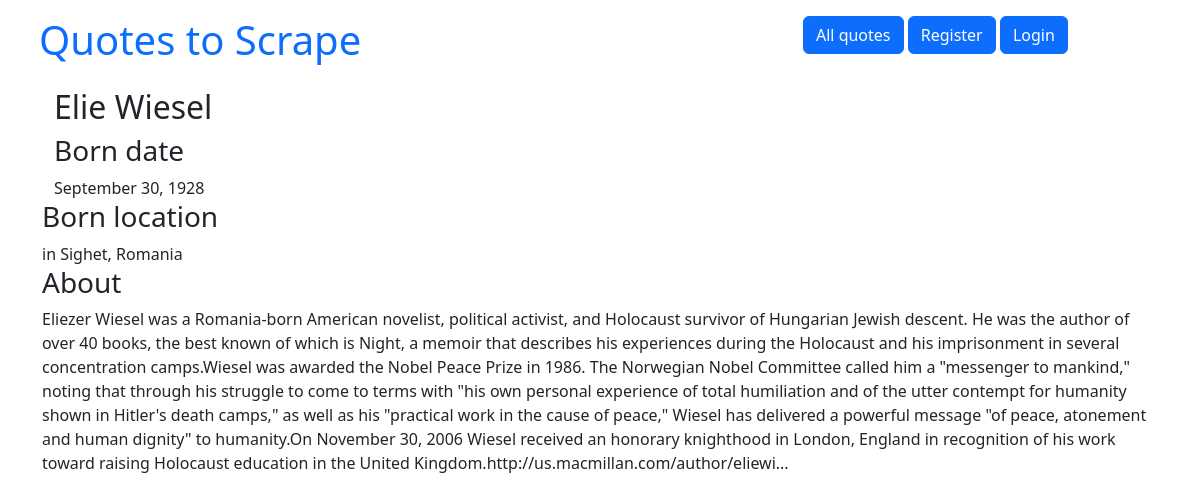
Screenshot of /about/Elie Wiesel/ with the database file from the repository.
### quotes/models.py (models this page shows, shortened)
class Author(models.Model):
    fullname = models.CharField(max_length=50)
    born_date = models.CharField(max_length=50)
    born_location = models.CharField(max_length=50)
    description = models.TextField()
    created_at = models.DateTimeField(auto_now_add=True)
    user = models.ForeignKey(User, blank=True, null=True, on_delete=models.CASCADE, default=None)

### quotes/views.py (the view)
# urls.py: path('about/<str:author_name>/', views.get_author, name='author'),
def get_author(request, author_name):
    author = Author.objects.get(fullname=author_name)
    return render(request, 'quotes/author.html', context={"author": author})

### quotes/templates/quotes/author.html
{% extends 'my_project/base.html' %}
{% block body %}
<div class="container">
    <h2>{{ author.fullname }}</h2>
</div>
<div class="container">
   <h3 class="text" itemprop="text">Born date</h3>
    <span class="text" itemprop="text">{{ author.born_date }}</span>
</div>
</div>
<div class="container">
   <h3 class="text" itemprop="text">Born location</h3>
    <span class="text" itemprop="text">{{ author.born_location }}</span>
</div>
<div class="container">
   <h3 class="text" itemprop="text">About</h3>
    <span class="text" itemprop="text">{{ author.description }}</span>
</div>
{% endblock %}

### rows the page displays
Author: fullname "Elie Wiesel", born_date "September 30, 1928", born_location "in Sighet, Romania", description "Eliezer Wiesel was a Romania-born American novelist, political activist, and Holocaust survivor of Hungarian Jewish descent. He was the author of over 40 books, the best known of which is Night, a memoir that describes his experiences during the Holocaust and his imprisonment in several concentration camps.Wiesel was awarded the Nobel Peace Prize in 1986. The Norwegian Nobel Committee called him a \"messenger to mankind,\" noting that through his struggle to come to terms with \"his own personal experience of total humiliation and of the utter contempt for humanity shown in Hitler's death camps,\" as well as his \"practical work in the cause of peace,\" Wiesel has delivered a powerful message \"of…"
